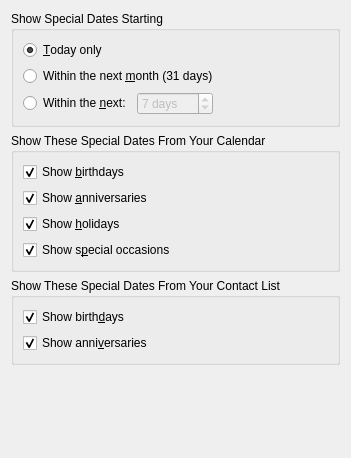
<?xml version="1.0" encoding="UTF-8"?>
<ui version="4.0">
 <author>Allen Winter &lt;winter@kde.org&gt;</author>
 <comment>Configuration page for the Korganizer Special Dates Summary</comment>
 <class>SDSummaryConfig_Base</class>
 <widget class="QWidget" name="SDSummaryConfig_Base">
  <property name="geometry">
   <rect>
    <x>0</x>
    <y>0</y>
    <width>351</width>
    <height>458</height>
   </rect>
  </property>
  <property name="windowTitle">
   <string>Special Dates Summary Configuration</string>
  </property>
  <layout class="QVBoxLayout" name="verticalLayout_5">
   <item>
    <widget class="QGroupBox" name="mDaysGroup">
     <property name="title">
      <string>Show Special Dates Starting</string>
     </property>
     <layout class="QVBoxLayout" name="verticalLayout">
      <item>
       <widget class="QRadioButton" name="mDateTodayButton">
        <property name="toolTip">
         <string>Show special occasions for today only</string>
        </property>
        <property name="whatsThis">
         <string>Check this box if you want to see special occasions occurring on this date only.</string>
        </property>
        <property name="text">
         <string>&amp;Today only</string>
        </property>
        <property name="checked">
         <bool>true</bool>
        </property>
       </widget>
      </item>
      <item>
       <widget class="QRadioButton" name="mDateMonthButton">
        <property name="toolTip">
         <string>Show special occasions starting within the next month</string>
        </property>
        <property name="whatsThis">
         <string>Check this box if you want to see special occasions that start sometime during the next 31 days.</string>
        </property>
        <property name="text">
         <string>Within the next &amp;month (31 days)</string>
        </property>
        <property name="checked">
         <bool>false</bool>
        </property>
       </widget>
      </item>
      <item>
       <layout class="QHBoxLayout" name="horizontalLayout">
        <item>
         <widget class="QRadioButton" name="mDateRangeButton">
          <property name="enabled">
           <bool>true</bool>
          </property>
          <property name="toolTip">
           <string>Select the days for showing upcoming special occasions</string>
          </property>
          <property name="whatsThis">
           <string>Check this box if you want to specify the number of days in the future for upcoming special occasions.</string>
          </property>
          <property name="text">
           <string>Within the &amp;next:</string>
          </property>
          <property name="checked">
           <bool>false</bool>
          </property>
         </widget>
        </item>
        <item>
         <widget class="QSpinBox" name="mCustomDays">
          <property name="enabled">
           <bool>false</bool>
          </property>
          <property name="toolTip">
           <string>Set the number of days to show upcoming special occasions</string>
          </property>
          <property name="whatsThis">
           <string>Use this spinbox to set the number of days to show upcoming special occasions up to one year in the future.</string>
          </property>
          <property name="specialValueText">
           <string>1 day</string>
          </property>
          <property name="suffix">
           <string comment="days to show in summary"> days</string>
          </property>
          <property name="minimum">
           <number>1</number>
          </property>
          <property name="maximum">
           <number>365</number>
          </property>
          <property name="singleStep">
           <number>1</number>
          </property>
          <property name="value">
           <number>7</number>
          </property>
         </widget>
        </item>
        <item>
         <spacer name="horizontalSpacer">
          <property name="orientation">
           <enum>Qt::Horizontal</enum>
          </property>
          <property name="sizeHint" stdset="0">
           <size>
            <width>1</width>
            <height>0</height>
           </size>
          </property>
         </spacer>
        </item>
       </layout>
      </item>
     </layout>
    </widget>
   </item>
   <item>
    <widget class="QGroupBox" name="mShowFromCalGroup">
     <property name="title">
      <string>Show These Special Dates From Your Calendar</string>
     </property>
     <layout class="QVBoxLayout" name="verticalLayout_2">
      <item>
       <widget class="QCheckBox" name="mShowBirthdaysFromCalBox">
        <property name="toolTip">
         <string>Show birthdays from your calendar</string>
        </property>
        <property name="whatsThis">
         <string>Enable this option to include birthdays from your calendar in the upcoming special occasions summary. Typically, these are events with the &quot;Birthday&quot; tag.</string>
        </property>
        <property name="text">
         <string>Show &amp;birthdays</string>
        </property>
        <property name="checked">
         <bool>true</bool>
        </property>
       </widget>
      </item>
      <item>
       <widget class="QCheckBox" name="mShowAnniversariesFromCalBox">
        <property name="toolTip">
         <string>Show anniversaries from your calendar</string>
        </property>
        <property name="whatsThis">
         <string>Enable this option to include anniversaries from your calendar in the upcoming special occasions summary. Typically, these are events with the &quot;Anniversary&quot; tag.</string>
        </property>
        <property name="text">
         <string>Show &amp;anniversaries</string>
        </property>
        <property name="checked">
         <bool>true</bool>
        </property>
       </widget>
      </item>
      <item>
       <widget class="QCheckBox" name="mShowHolidaysFromCalBox">
        <property name="toolTip">
         <string>Show holidays from your calendar</string>
        </property>
        <property name="whatsThis">
         <string>Enable this option to include holidays from your calendar in the upcoming special occasions summary. These are events from your configured holiday region, or events with the &quot;Holiday&quot; tag.</string>
        </property>
        <property name="text">
         <string>Show &amp;holidays</string>
        </property>
        <property name="checked">
         <bool>true</bool>
        </property>
       </widget>
      </item>
      <item>
       <widget class="QCheckBox" name="mShowSpecialsFromCalBox">
        <property name="toolTip">
         <string>Show special occasions from your calendar</string>
        </property>
        <property name="whatsThis">
         <string>Enable this option to include events from your calendar with the &quot;special occasion&quot; tag.</string>
        </property>
        <property name="text">
         <string>Show s&amp;pecial occasions</string>
        </property>
        <property name="checked">
         <bool>true</bool>
        </property>
       </widget>
      </item>
     </layout>
    </widget>
   </item>
   <item>
    <widget class="QGroupBox" name="mShowFromKABButtonGroup">
     <property name="title">
      <string>Show These Special Dates From Your Contact List</string>
     </property>
     <layout class="QVBoxLayout" name="verticalLayout_3">
      <item>
       <widget class="QCheckBox" name="mShowBirthdaysFromKABBox">
        <property name="toolTip">
         <string>Show birthdays from your address book</string>
        </property>
        <property name="whatsThis">
         <string>Enable this option to include birthdays from your address book in the upcoming special occasions summary.</string>
        </property>
        <property name="text">
         <string>Show birth&amp;days</string>
        </property>
        <property name="checked">
         <bool>true</bool>
        </property>
       </widget>
      </item>
      <item>
       <widget class="QCheckBox" name="mShowAnniversariesFromKABBox">
        <property name="toolTip">
         <string>Show anniversaries from your address book</string>
        </property>
        <property name="whatsThis">
         <string>Enable this option to include anniversaries from your address book in the upcoming special occasions summary.</string>
        </property>
        <property name="text">
         <string>Show anni&amp;versaries</string>
        </property>
        <property name="checked">
         <bool>true</bool>
        </property>
       </widget>
      </item>
     </layout>
    </widget>
   </item>
   <item>
    <spacer>
     <property name="orientation">
      <enum>Qt::Vertical</enum>
     </property>
     <property name="sizeHint" stdset="0">
      <size>
       <width>0</width>
       <height>1</height>
      </size>
     </property>
    </spacer>
   </item>
  </layout>
 </widget>
 <resources/>
 <connections>
  <connection>
   <sender>mDateRangeButton</sender>
   <signal>toggled(bool)</signal>
   <receiver>mCustomDays</receiver>
   <slot>setEnabled(bool)</slot>
   <hints>
    <hint type="sourcelabel">
     <x>101</x>
     <y>100</y>
    </hint>
    <hint type="destinationlabel">
     <x>269</x>
     <y>100</y>
    </hint>
   </hints>
  </connection>
 </connections>
</ui>
